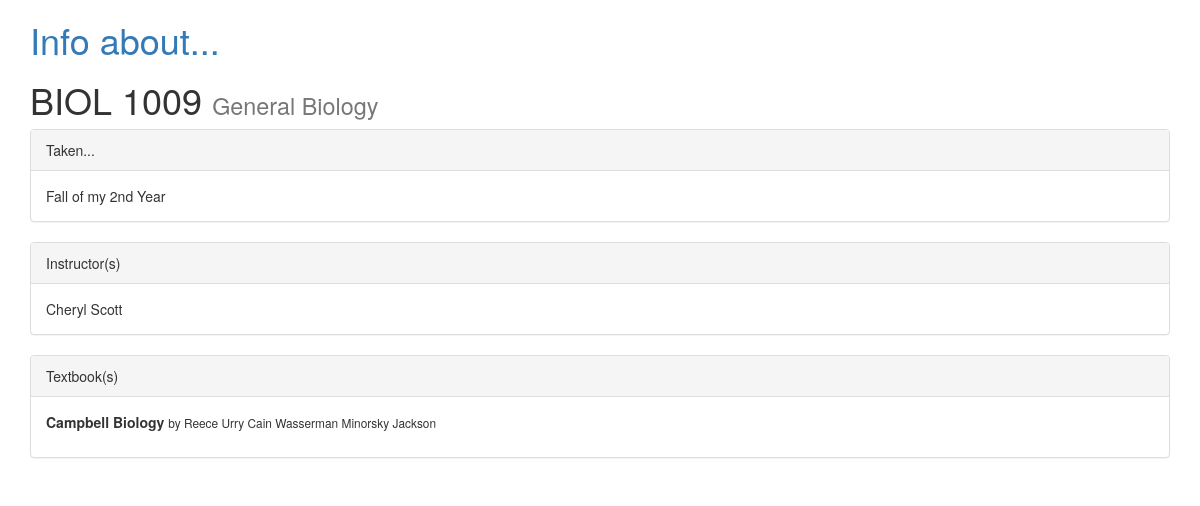
/notes/biol-1009/info/, run on the app's committed database.
### coursenotes/models.py (models this page shows, shortened)
class Course(models.Model):
    name = models.CharField(max_length=500)
    dept_num = models.CharField(max_length=4)
    course_num = models.CharField(max_length=50)
    year = models.SmallIntegerField()
    semester = models.SmallIntegerField()
    instructor = models.CharField(max_length=1000)
    slug = models.SlugField(unique=True)
    SEM_FALL = 1
    SEM_SPRING = 2
    SEM_SUMMER = 3
    def semester_name(self):
        if (self.semester == self.SEM_FALL):
            return "Fall"
        if (self.semester == self.SEM_SPRING):
            return "Spring"
        if (self.semester == self.SEM_SUMMER):
            return "Summer"

class TextBook(models.Model):
    title = models.CharField(max_length=1000)
    course = models.ForeignKey('Course', on_delete=models.CASCADE)

class Author(models.Model):
    name = models.CharField(max_length=1000)
    book = models.ForeignKey('Textbook', on_delete=models.CASCADE)

### coursenotes/views.py (the view)
# urls.py: url(r'^(?P<course_slug>[\w-]+)/info/$', views.course_info_page, name='course_info')
def course_info_page(request, course_slug):
    context = {
        'course': Course.objects.get(slug=course_slug)
    }
    return render(request, 'coursenotes/course_info.html', context)

### coursenotes/templates/coursenotes/course_info.html (shortened to what this page needs)
{% load humanize %}
{% load staticfiles %}
<!DOCTYPE html>
<html>
<head>
    <link rel="stylesheet" href="https://maxcdn.bootstrapcdn.com/bootstrap/3.3.7/css/bootstrap.min.css">
</head>
<body>
<div class="container">
<h1 class="text-primary">Info about...</h1>
<h1>{{ course.dept_num }} {{ course.course_num }} <small>{{ course.name }}</small></h1>
<div class="panel panel-default">
    <div class="panel-heading">Taken...</div>
    <div class="panel-body">{{ course.semester_name }} of my {{ course.year|ordinal }} Year</div>
</div>
<div class="panel panel-default">
    <div class="panel-heading">Instructor(s)</div>
    <div class="panel-body">{{ course.instructor }}</div>
</div>
<div class="panel panel-default">
    <div class="panel-heading">Textbook(s)</div>
    <div class="panel-body">
        {% for text in course.textbook_set.all %}
        <p><strong>{{ text.title }}</strong> <small>by {% for author in text.author_set.all %}{{ author.name }} {% endfor %}</small></p>
        {% endfor %}
    </div>
</div>
</div>
</body>
</html>

### data on the page
Course: dept_num "BIOL", course_num "1009", name "General Biology", semester_name "Fall", year|ordinal "2nd", instructor "Cheryl Scott"
TextBook: title "Campbell Biology"
Author: name "Reece"
Author: name "Urry"
Author: name "Cain"
Author: name "Wasserman"
Author: name "Minorsky"
Author: name "Jackson"
